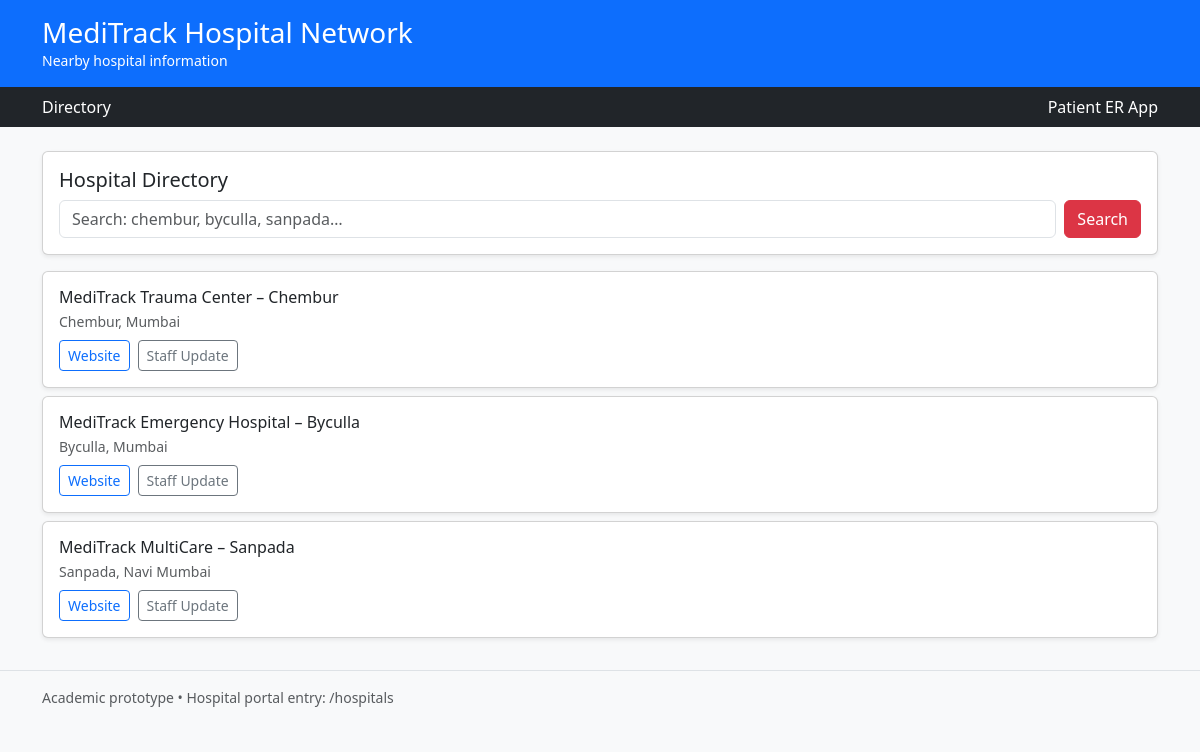
The page /hospitals on the database its author committed.
### tables this page shows
CREATE TABLE hospital_status (
  hospital_id INTEGER PRIMARY KEY,
  total_beds INTEGER NOT NULL,
  occupied_beds INTEGER NOT NULL,
  avg_wait_minutes INTEGER DEFAULT 0 NOT NULL,
  last_updated DATETIME DEFAULT CURRENT_TIMESTAMP NOT NULL,
  FOREIGN KEY (hospital_id) REFERENCES hospital_sites(hospital_id) ON DELETE CASCADE
);

CREATE TABLE hospital_sites (
  hospital_id INTEGER PRIMARY KEY,
  name TEXT NOT NULL,
  address TEXT,
  phone TEXT,
  email TEXT,
  latitude REAL NOT NULL,
  longitude REAL NOT NULL,
  about TEXT,
  emergency_text TEXT,
  services TEXT,
  created_at DATETIME DEFAULT CURRENT_TIMESTAMP NOT NULL
);

### app.py (the view)
@app.route("/hospitals")
def hospitals_directory():
    q = (request.args.get("q") or "").strip().lower()
    hospitals = get_hospital_sites_with_status()
    if q:
        hospitals = [
            h for h in hospitals
            if q in (h.get("name", "").lower() + " " + (h.get("address") or "").lower())
        ]
    for h in hospitals:
     h["home_url"] = f"/h/{h['hospital_id']}/home"
     h["staff_url"] = f"/h/{h['hospital_id']}/staff"
    avail = h.get("available_beds")
    if avail is None:
        h["status_label"] = "Not reported"
        h["status_class"] = "bg-secondary"
    elif int(avail) <= 0:
        h["status_label"] = "Full"
        h["status_class"] = "bg-danger"
    else:
        h["status_label"] = f"{avail} beds"
        h["status_class"] = "bg-success"
    return render_template("hospitals.html", hospitals=hospitals, q=q)

### db.py (called while the page is built)
def get_connection():
    conn = sqlite3.connect(DB_PATH)
    conn.row_factory = sqlite3.Row
    return conn

def get_hospital_sites_with_status():
    sql = """
    SELECT
      s.hospital_id,
      s.name,
      s.address,
      s.phone,
      s.latitude,
      s.longitude,
      st.total_beds,
      st.occupied_beds,
      (st.total_beds - st.occupied_beds) AS available_beds,
      st.avg_wait_minutes,
      st.last_updated
    FROM hospital_sites s
    LEFT JOIN hospital_status st ON st.hospital_id = s.hospital_id
    """
    with get_connection() as conn:
        rows = conn.execute(sql).fetchall()
        return [dict(r) for r in rows]

### templates/hospitals.html (shortened to what this page needs)
{% extends "hospital_directory_base.html" %}
{% block content %}
<div class="card shadow-sm">
  <div class="card-body">
    <h5 class="card-title">Hospital Directory</h5>
    <form method="GET" class="d-flex gap-2">
      <input class="form-control" name="q" value="{{ q }}" placeholder="Search: chembur, byculla, sanpada…" />
      <button class="btn btn-danger">Search</button>
    </form>
  </div>
</div>
<div class="mt-3">
  {% for h in hospitals %}
    <div class="card shadow-sm mb-2">
      <div class="card-body">
        <h6 class="mb-1">{{ h.name }}</h6>
        <div class="small text-muted">{{ h.address }}</div>
        <div class="d-flex gap-2 mt-2">
          <a class="btn btn-outline-primary btn-sm" href="{{ h.home_url }}">Website</a>
          <a class="btn btn-outline-secondary btn-sm" href="{{ h.staff_url }}">Staff Update</a>
        </div>
      </div>
    </div>
  {% endfor %}
</div>
{% endblock %}

### rows shown on the page
hospital_status: name "MediTrack Trauma Center – Chembur", address "Chembur, Mumbai"
hospital_status: name "MediTrack Emergency Hospital – Byculla", address "Byculla, Mumbai"
hospital_status: name "MediTrack MultiCare – Sanpada", address "Sanpada, Navi Mumbai"
